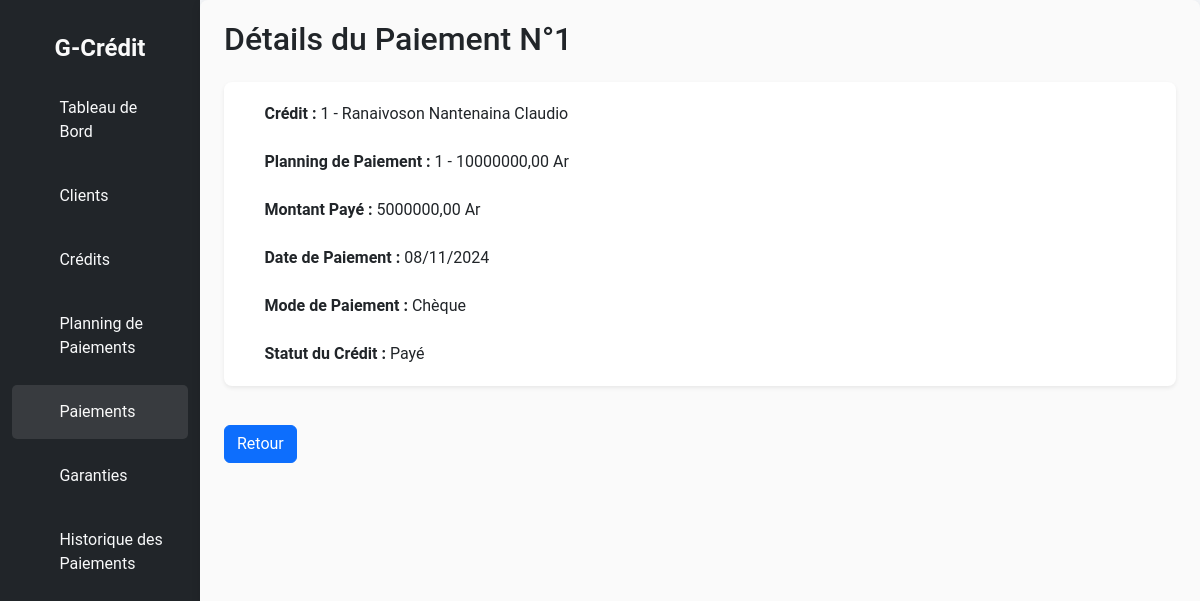
Page /credit/paiements/detail/1/ on the committed database.
### credit/models.py (models this page shows, shortened)
class Paiement(models.Model):
    id = models.AutoField(primary_key=True)
    credit = models.ForeignKey(Credit, on_delete=models.CASCADE, related_name="paiements")
    planning = models.ForeignKey(PlanningPaiements, on_delete=models.CASCADE, related_name="paiements")
    montant_paye = models.DecimalField(max_digits=15, decimal_places=2)
    date_paiement = models.DateField()
    mode_paiement = models.CharField(max_length=10, choices=[
        ('cheque', 'Chèque'),
        ('carte', 'Carte bancaire'),
        ('espece', 'Espèces'),
        ('virement', 'Virement bancaire'),
    ])

class Credit(models.Model):
    id = models.AutoField(primary_key=True)
    client = models.ForeignKey('Client', on_delete=models.CASCADE, related_name="credits")
    montant_credit = models.DecimalField(max_digits=15, decimal_places=2)
    montant_total = models.DecimalField(max_digits=15, decimal_places=2)
    montant_restant = models.DecimalField(max_digits=15, decimal_places=2, default=0.00)
    taux_interet = models.DecimalField(max_digits=5, decimal_places=2)
    duree_mois = models.IntegerField()
    date_debut = models.DateField(db_index=True)
    date_fin = models.DateField(blank=True, null=True)
    STATUT_CHOICES = [
        ('en cours', 'En cours'),
        ('payé', 'Payé'),
        ('retard', 'En retard'),
    ]
    statut = models.CharField(max_length=10, choices=STATUT_CHOICES, default='en cours', db_index=True)

class Client(models.Model):
    id = models.AutoField(primary_key=True)
    nom = models.CharField(max_length=100)
    prenom = models.CharField(max_length=100)
    adresse = models.CharField(max_length=255)
    telephone = models.CharField(max_length=15)
    email = models.EmailField(unique=True)
    date_naissance = models.DateField()

class PlanningPaiements(models.Model):
    id = models.AutoField(primary_key=True)
    credit = models.ForeignKey(Credit, on_delete=models.CASCADE, related_name="plannings")
    numero_echeance = models.IntegerField()
    montant_echeance = models.DecimalField(max_digits=15, decimal_places=2)
    date_echeance = models.DateField()
    STATUT_CHOICES = [
        ('payé', 'Payé'),
        ('attente', 'En attente'),
        ('retard', 'En retard'),
    ]
    statut = models.CharField(max_length=10, choices=STATUT_CHOICES, default='attente')
    class Meta:
        unique_together = ('credit', 'numero_echeance')

### credit/views.py (the view)
# urls.py: path('paiements/detail/<int:id>/', views.PaiementDetail.as_view(), name='paiement-detail'),
class PaiementDetail(DetailView):
    template_name = 'Paiements/paiementDetail.html'
    model = Paiement
    context_object_name = "lepaiement"
    pk_url_kwarg = "id"

### templates/Paiements/paiementDetail.html (shortened to what this page needs)
<!DOCTYPE html>
<html lang="fr">
<head>
    {% load static %}
    <link rel="stylesheet" href="{% static 'bootstrap/css/bootstrap.css' %}">
    <link rel="stylesheet" href="{% static 'credit/css/style.css' %}">
    <link rel="stylesheet" href="{% static 'bootstrap-icons-1.11.3/font/bootstrap-icons.css' %}">
    <link rel="stylesheet" href="{% static 'sweetalert/sweetalert2.min.css' %}">
</head>
<body>
    <div class="container-fluid">
        <div class="row">
            <nav class="col-md-3 col-lg-2 d-none d-md-block bg-dark sidebar">
                <div class="logo-details">
                    <span class="logo_name">G-Crédit</span>
                </div>
                <ul class="nav-links">
                    <li>
                        <a href="{% url 'home' %}">
                            <i class="bi bi-grid"></i>
                            <span>Tableau de Bord</span>
                        </a>
                    </li>
                    <li>
                        <a href="{% url 'client-list' %}">
                            <i class="bi bi-person"></i>
                            <span>Clients</span>
                        </a>
                    </li>
                    <li>
                        <a href="{% url 'credit-list' %}">
                            <i class="bi bi-calendar"></i>
                            <span>Crédits</span>
                        </a>
                    </li>
                    <li>
                        <a href="{% url 'planning-paiement-list' %}">
                            <i class="bi bi-file-earmark-text"></i>
                            <span>Planning de Paiements</span>
                        </a>
                    </li>
                    <li>
                        <a href="{% url 'paiement-list' %}" class="active">
                            <i class="bi bi-cash-coin"></i>
                            <span>Paiements</span>
                        </a>
                    </li>
                    <li>
                        <a href="{% url 'garantie-list' %}">
                            <i class="bi bi-shield-lock"></i>
                            <span>Garanties</span>
                        </a>
                    </li>
                    <li>
                        <a href="{% url 'historique-list' %}">
                            <i class="bi bi-journal-text"></i>
                            <span>Historique des Paiements</span>
                        </a>
                    </li>
                </ul>
            </nav>
            <main class="col-md-9 ms-sm-auto col-lg-10 px-md-4" id="main-content">
                <h2 class="mb-4">Détails du Paiement N°{{ lepaiement.id }}</h2>
                <div class="card shadow-sm border-0">
                    <div class="card-body">
                        <div class="mb-4">
                            <div class="d-flex align-items-center">
                                <i class="bi bi-credit-card text-info me-2"></i>
                                <span>
                                    <strong>Crédit :</strong>
                                    {{ lepaiement.credit.id }} - {{ lepaiement.credit.client.nom }} {{ lepaiement.credit.client.prenom }}
                                </span>
                            </div>
                        </div>
                        <div class="mb-4">
                            <div class="d-flex align-items-center">
                                <i class="bi bi-calendar-check text-success me-2"></i>
                                <span>
                                    <strong>Planning de Paiement :</strong>
                                    {{ lepaiement.planning.numero_echeance }} - {{ lepaiement.planning.montant_echeance }} Ar
                                </span>
                            </div>
                        </div>
                        <div class="mb-4">
                            <div class="d-flex align-items-center">
                                <i class="bi bi-cash-coin text-success me-2"></i>
                                <span>
                                    <strong>Montant Payé :</strong>
                                     {{ lepaiement.montant_paye }} Ar
                                </span>
                            </div>
                        </div>
                        <div class="mb-4">
                            <div class="d-flex align-items-center">
                                <i class="bi bi-calendar text-warning me-2"></i>
                                <span><strong>Date de Paiement :</strong> {{ lepaiement.date_paiement|date:"d/m/Y" }}</span>
                            </div>
                        </div>
                        <div class="mb-4">
                            <div class="d-flex align-items-center">
                                <i class="bi bi-credit-card-2-back text-info me-2"></i>
                                <span>
                                    <strong>Mode de Paiement :</strong>
                                     {{ lepaiement.get_mode_paiement_display }}
                                </span>
                            </div>
                        </div>
                        <div>
                            <div class="d-flex align-items-center">
                                <i class="bi bi-info-circle text-primary me-2"></i>
                                <span><strong>Statut du Crédit :</strong> {{ lepaiement.credit.get_statut_display }}</span>
                            </div>
                        </div>
                    </div>
                </div>
                <a href="{% url 'paiement-list' %}" class="btn btn-primary mt-4">Retour</a>
            </main>
        </div>
    </div>
</body>
</html>

### statics/credit/css/style.css (style rules this page uses)
* { margin: 0; padding: 0; box-sizing: border-box; transition: all 500ms ease; }
body { font-family: 'Roboto', sans-serif; background-color: #f5f7fa; }
.sidebar { padding-top: 20px; background-color: #343a40; color: white; height: 100vh; }
.logo-details { display: flex; justify-content: center; padding: 10px; }
.logo_name { font-size: 1.5rem; font-weight: bold; color: #fafafa; }
.nav-links { list-style: none; padding: 0; }
.nav-links li { width: 100%; padding: 5px 0; }
.nav-links a { display: flex; align-items: center; padding: 15px; color: #f8f9fa; text-decoration: none; transition: background 0.3s, color 0.3s; }
.nav-links a i { margin-right: 20px; }
.nav-links a:hover, .nav-links a.active { background-color: rgba(255, 255, 255, 0.1); color: #fafafa; border-radius: 5px; }
#main-content { padding: 20px; background-color: #fafafa; border-radius: 8px; box-shadow: 0 2px 10px rgba(0, 0, 0, 0.1); }
.card { margin: 15px 0; border: none; border-radius: 8px; transition: transform 0.3s, box-shadow 0.3s; }
.card-body { padding: 20px; }

### rows in the picture
Paiement: id "1", credit.id "1", credit.client.nom "Ranaivoson", credit.client.prenom "Nantenaina Claudio", planning.numero_echeance "1", planning.montant_echeance "10000000,00", montant_paye "5000000,00", date_paiement "08/11/2024", mode_paiement "Chèque", credit.statut "Payé"
